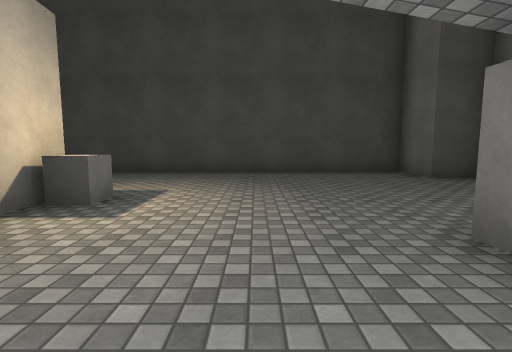
view 1 (above)

21 first-person views from a walk through a Unity game level. The camera is 1.3 m above the floor, tilts 6° down and sees 85° across. The floor is counted in squares, 2 m on a side. Each view is taken from the middle of a square. On the plan, view 1 faces up. The plan holds only what a view shows up to about 9 squares ahead; the rest is blank. The place goes on beyond the plan. Some animated figures are not drawn. Surface patterns are stand-ins for the level's own textures.

view 2
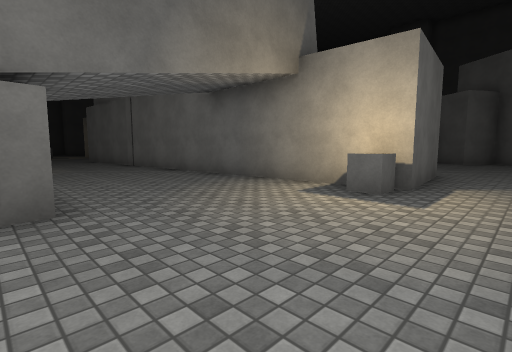

view 3
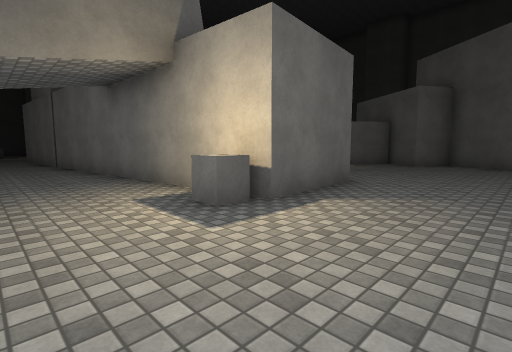

view 4
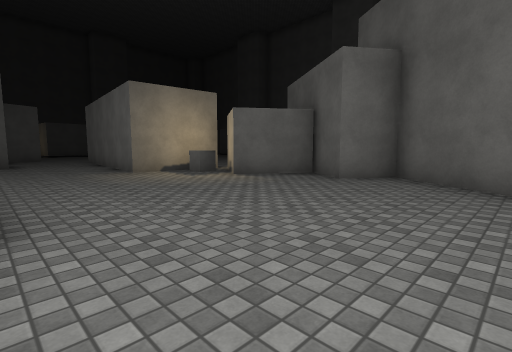

view 5
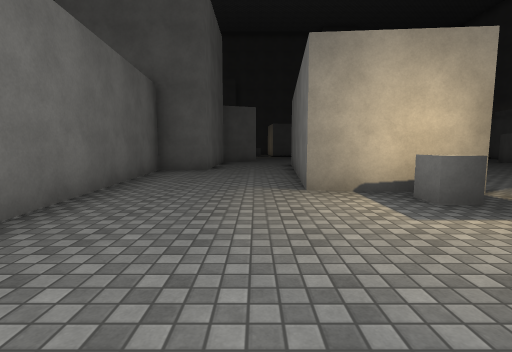

view 6
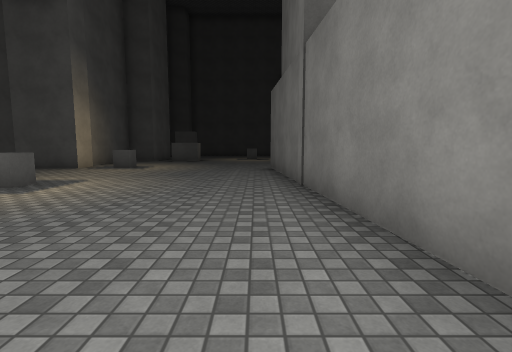

view 7
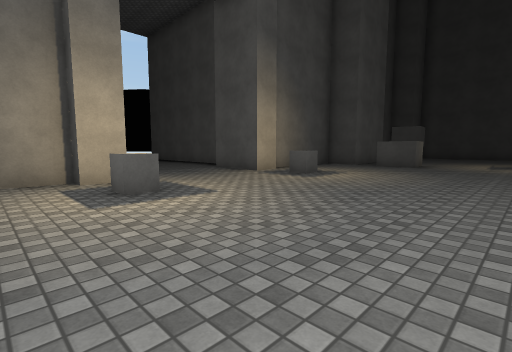

view 8
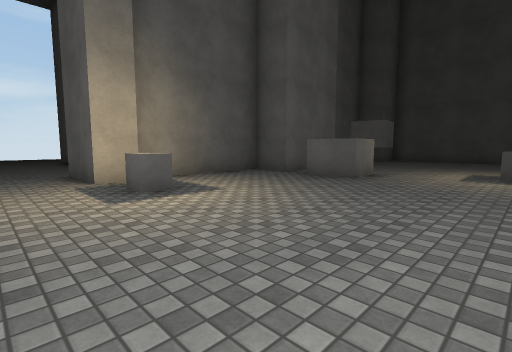

view 9
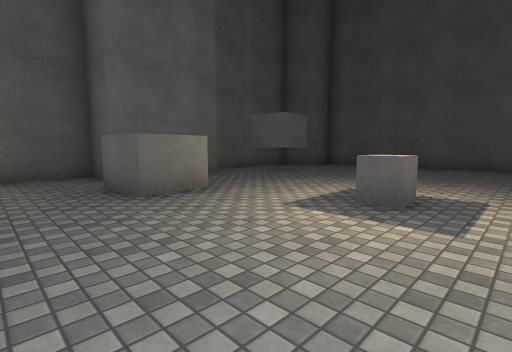

view 10
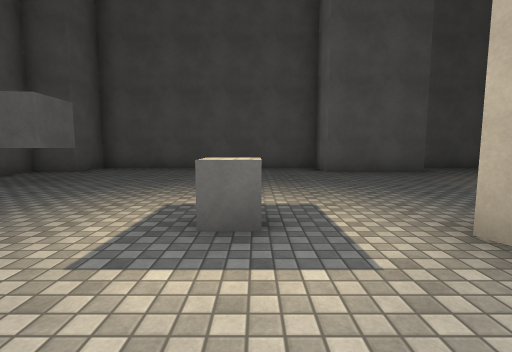

view 11
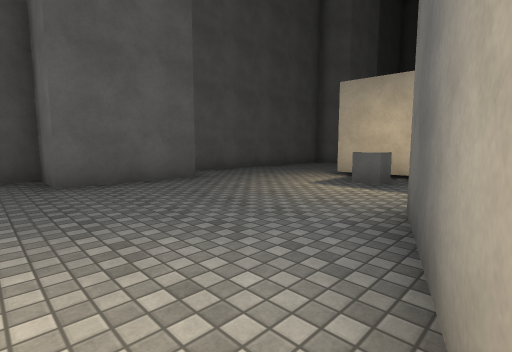

view 12
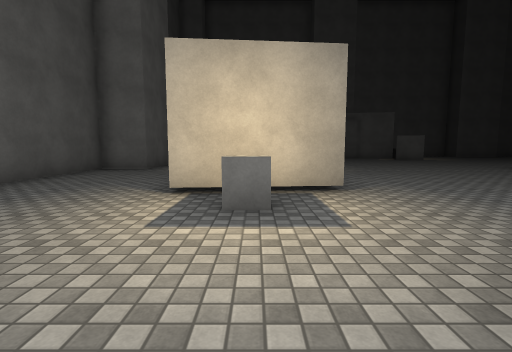

view 13
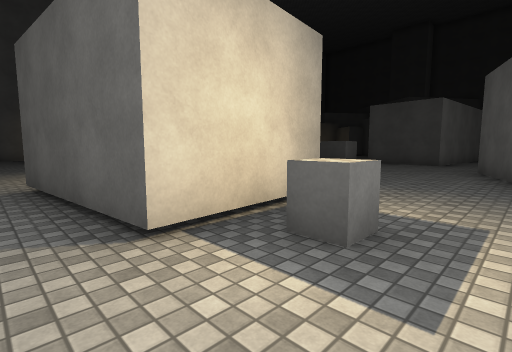

view 14
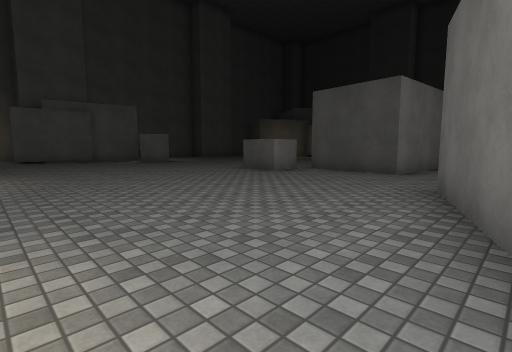

view 15
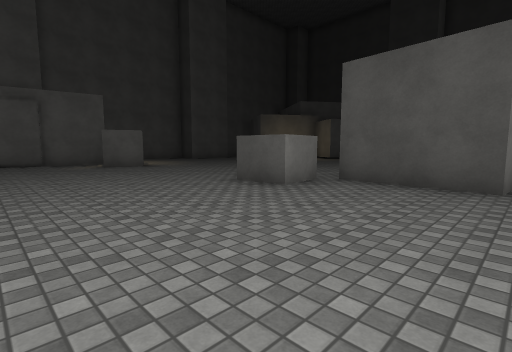

view 16
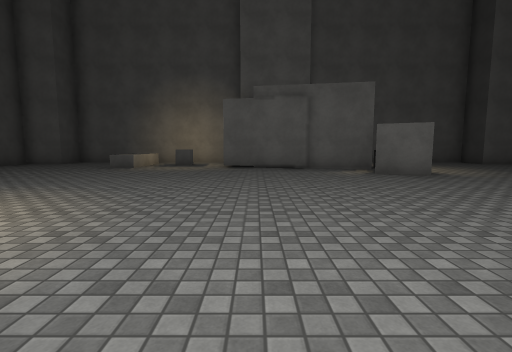

view 17
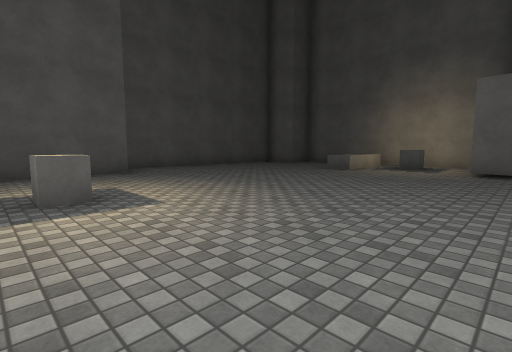

view 18
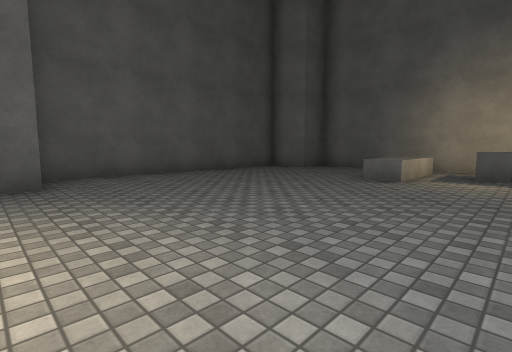

view 19
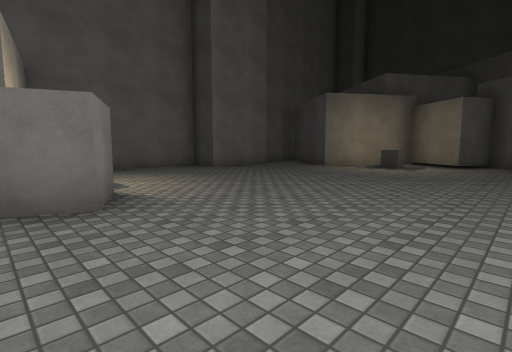

view 20
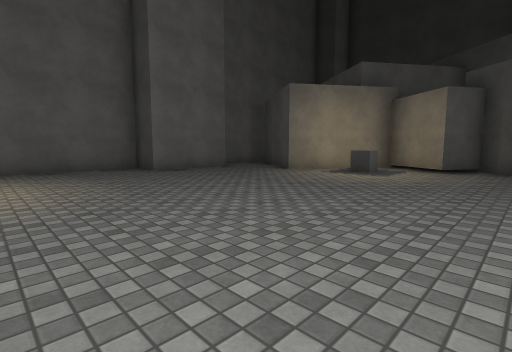

view 21
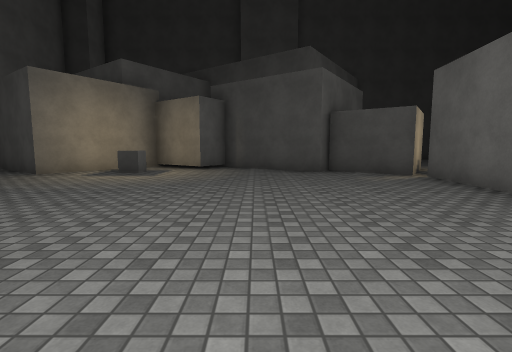

### Floor plan
Key: @ floor where view 1 was taken; # wall or solid block; . floor; B box; T thing the floor can be seen under or through; O other object.
Columns run from 23 left of view 1 to 5 right of it. Each row starts with its distance up from view 1.
  7                   ##########
  6             ##.............##
  5             #...............
  4             #..............
  3             #.....###B.....
  2      ###### #.....  #....#
  1   ######..## T..... #....
  0    ##.B....#TTB....##..@.
 -1   ...........T##...###...
 -2  #...........T #...###...
 -3 ##...........###...###......#
 -4 #............  #...###......#
 -5 #...........  ##..####....B.#
 -6 #............ #...#  #.......
 -7 #.........  .##..    #.......
 -8    O.BB....BB....    #.......
 -9    ##B...........#    ....B.#
-10    #.............#    ......#
-11    #.............#   .......#
-12    #.............#   .......#
-13 #..#..............   ....B.##
-14 #.................###.B....#
-15 #.B.........   #...........##
-16 #.BB......B.   #B...........#
-17 #...........####..........B.#
-18 #...........................#
-19  ...........................#
-20  #.......##.......###......##
-21    ################ ########

Where each view was taken, in squares from view 1:
view 1: 0 up, 0 right, facing up
view 2: 5 up, 2 right, facing down-left
view 3: 6 up, 0 right, facing down-left
view 4: 6 up, 5 left, facing down-left
view 5: 3 up, 7 left, facing down
view 6: 0 up, 1 left, facing down
view 7: 3 down, 1 left, facing down-right
view 8: 7 down, 1 left, facing down-right
view 9: 11 down, 2 left, facing down-right
view 10: 12 down, 1 left, facing down
view 11: 14 down, 2 left, facing down-left
view 12: 16 down, 4 left, facing left
view 13: 18 down, 6 left, facing up-left
view 14: 14 down, 6 left, facing up-left
view 15: 12 down, 8 left, facing up-left
view 16: 12 down, 11 left, facing left
view 17: 12 down, 12 left, facing down-left
view 18: 14 down, 14 left, facing down-left
view 19: 9 down, 14 left, facing up-left
view 20: 7 down, 14 left, facing up-left
view 21: 7 down, 14 left, facing up
